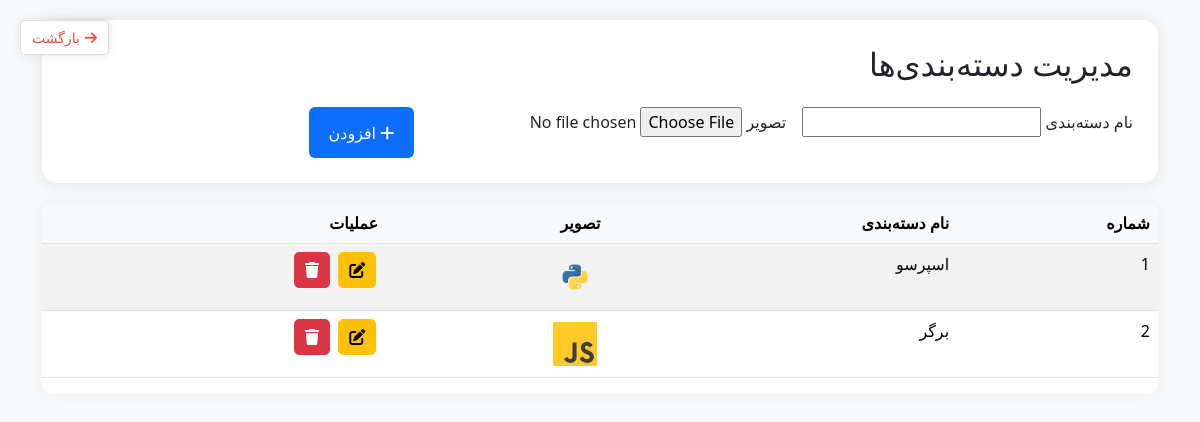
Page /categories/ (signed in) on the committed database.
### cafe_app/models.py (models this page shows, shortened)
class Category(models.Model):
    name = models.CharField(max_length=100)
    image = models.ImageField(upload_to='categories/')

### cafe_app/views.py (the view)
# urls.py: path('categories/', views.categories, name='categories'),
@login_required
def categories(request):
    if request.method == 'POST':
        form = CategoryForm(request.POST, request.FILES)
        if form.is_valid():
            form.save()
            return redirect('categories')
    else:
        form = CategoryForm()
    categories = Category.objects.all()
    return render(request, 'cafe_app/categories.html', {'form': CategoryForm, 'categories': categories})

### cart_app/cart.py (called while the page is built)
    def get_quants(self):
        product_qty = self.cart
        return product_qty

### cart_app/context_processors.py (called while the page is built)
def cart_total(request):
    cart = Cart(request)
    total_quantity = sum(int(qty) for qty in cart.get_quants().values())  # جمع کل تعداد کالاها
    return {"cart_total_quantity": total_quantity}

### templates/cafe_app/categories.html (shortened to what this page needs)
{% load static %}
<!DOCTYPE html>
<html lang="fa" dir="rtl">
<head>
    <link href="https://cdnjs.cloudflare.com/ajax/libs/bootstrap/5.3.2/css/bootstrap.rtl.min.css" rel="stylesheet">
    <link href="https://cdnjs.cloudflare.com/ajax/libs/font-awesome/6.4.0/css/all.min.css" rel="stylesheet">
</head>
<body>
<div class="container">
    <div class="back-btn-container">
        <button class="back-btn" onclick="window.history.back()">
            <i class="fas fa-arrow-right"></i>
            بازگشت
        </button>
    </div>
    <div class="category-card">
        <h2 class="mb-4">مدیریت دسته‌بندی‌ها</h2>
        <form id="categoryForm" class="d-flex flex-column flex-md-row gap-3" method="POST"
              enctype="multipart/form-data">
            <div class="mb-3">
                <label for="id_name" class="form-label">نام دسته‌بندی</label>
                {{ form.name }}
            </div>
            <div class="mb-3">
                <label for="id_image" class="form-label">تصویر</label>
                {{ form.image }}
            </div>
            <button type="submit" class="btn btn-primary add-btn">
                <i class="fas fa-plus ml-2"></i>
                افزودن
            </button>
        </form>
    </div>
    <div class="table-responsive">
        <table class="table table-hover table-striped">
            <thead>
            <tr>
                <th>شماره</th>
                <th>نام دسته‌بندی</th>
                <th>تصویر</th>
                <th>عملیات</th>
            </tr>
            </thead>
            <tbody id="categoryTableBody">
            {% for category in categories %}
                <tr id="category-{{ category.id }}">
                    <td>{{ forloop.counter }}</td>
                    <td>{{ category.name }}</td>
                    <td>
                        {% if category.image %}
                            <img src="{{ category.image.url }}" alt="{{ category.name }}" class="img-fluid"
                                 style="max-width: 50px; height: auto;">
                        {% else %}
                            نداشتن تصویر
                        {% endif %}
                    </td>
                    <td>
                        <button class="btn btn-warning action-btn"
                                onclick="openEditModal({{ category.id }}, '{{ category.name }}', '
                                        {% if category.image %}{{ category.image.url }}{% endif %}')">
                            <i class="fas fa-edit"></i>
                        </button>
                        <button class="btn btn-danger action-btn" onclick="openDeleteModal({{ category.id }})">
                            <i class="fas fa-trash"></i>
                        </button>
                    </td>
                </tr>
            {% endfor %}
            </tbody>
        </table>
    </div>
</div>
</body>
</html>

### templates/cafe_app/categories.html (style rules this page uses)
body { background-color: #f8f9fa; padding: 20px; font-family: system-ui; }
.category-card { background: white; border-radius: 15px; box-shadow: 0 0 15px rgba(0, 0, 0, 0.1); padding: 25px; margin-bottom: 20px; }
.table-responsive { background: white; border-radius: 10px; box-shadow: 0 0 15px rgba(0, 0, 0, 0.05); overflow-x: auto; }
.action-btn { padding: 5px 10px; margin: 0 2px; border-radius: 5px; transition: all 0.3s ease; }
.add-btn { background-color: #0d6efd; border: none; padding: 10px 20px; transition: all 0.3s ease; }
.table th { background-color: #f8f9fa; font-weight: 600; }
.back-btn-container { position: fixed; top: 20px; left: 20px; z-index: 1000; background-color: white; border: 1px solid #ddd; border-radius: 5px; padding: 5px; box-shadow: 0 0 10px rgba(0, 0, 0, 0.1); }
.back-btn { color: #e74c3c; background: none; border: none; font-size: 14px; cursor: pointer; display: flex; align-items: center; }
.back-btn i { margin-left: 5px; }

### rows in the picture
Category: name "اسپرسو", image (picture)
Category: name "برگر", image (picture)
